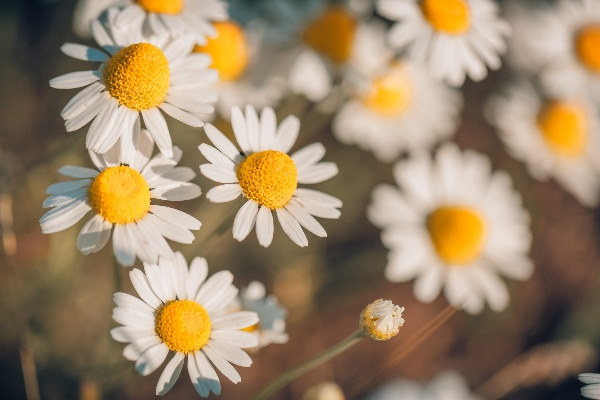
#> input picture AIO/WARN_UP/08.WARN UP/Image reading/flowers.jpg, 600 x 400 px
$ jupyter execute --allow-errors 08.read_show_img.ipynb   (shell and % lines are left out)
#> lines starting #> are read from the running program, lines starting #| are printed output that depends on the picture
## 1.Read and show an image

### 1.1. Using matplotlib

[cell 1]
import matplotlib.pyplot as plt
import matplotlib.image as mpimg

# read a image and plot it
#> (the rest of this cell did not finish here and is left out)

### 1.2. Using matplotlib and opencv

[cell 2]
import matplotlib.pyplot as plt
import cv2

# read a grayscale image and plot it

img = cv2.imread('nature.png',0)
#> (the rest of this cell did not finish here and is left out)

## 2. Read and write an image

[cell 3]
import cv2

#read a image
data = cv2.imread('nature.png',0)

#save the image
cv2.imwrite('1.nature_coppy.png', data)
#> Out = True

## 3. Using list as intermediate data

[cell 4]
import cv2
import numpy as np

# read a grayscale image (nd.array)
data = cv2.imread('nature.png', 0)

# convert from np.array to 2d list
#> (the rest of this cell did not finish here and is left out)

## 4. Create black and noise images

[cell 5]
# create a black image

import cv2
import numpy as np

height = 800
width = 500
image = [[0]*width for _ in range(height)]

cv2.imwrite('2.black_image.jpg', np.array(image))

[cell 6]
# create a noise image

import cv2
import numpy as np
import random

height = 800
width = 500
image = [[0]*width for _ in range(height)]

# set noise to each pixel; a random integer in [0, 2550]
for i in range(height):
    for j in range(width):
        image[i][j] = random.randint(0, 255)

cv2.imwrite('2.noise_image.jpg', np.array(image))
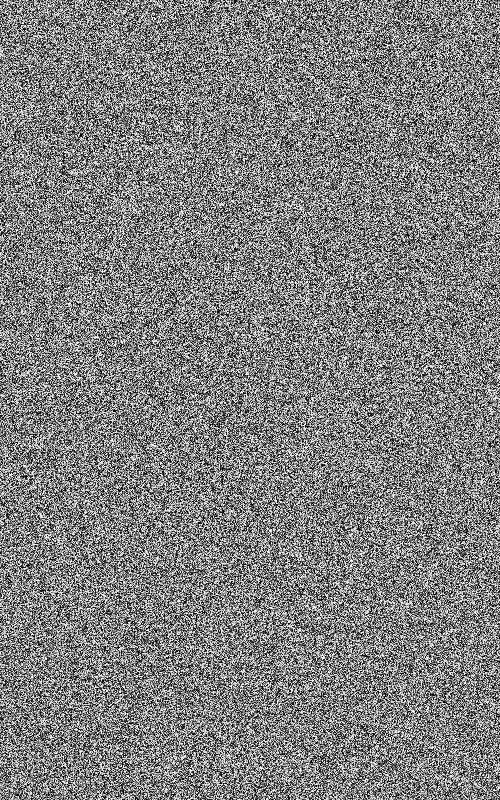
#> saved as 2.noise_image.jpg: shape (800, 500); min 0, max 255, mean 127.4

## 5. Coppy an image

+ For gray images

[cell 7]
# copy image using list
import cv2
import numpy as np

# read an image
image = cv2.imread('nature.png', 0)
#> (the rest of this cell did not finish here and is left out)

+ For color image

[cell 8]
# copy image using list
import cv2
import numpy as np

# read an image
image = cv2.imread('flowers.jpg', 1)
#> image is the input picture: shape (400, 600, 3); mean B, G, R 104.9, 132.7, 154.3
height, width, channel = image.shape
#> height = 400; width = 600; channel = 3

# create a 2D array
array_shape = (height, width, channel)
#> array_shape = (400, 600, 3)
copy_image = np.zeros(array_shape)

# copy
for i in range(height):
    for j in range(width):
        for c in range(channel):
            copy_image[i][j] = image[i][j]

# save an image from a list
cv2.imwrite('copy.jpg',
            np.array(copy_image))
#> Out = True

## 6. Change illuminations

[cell 9]
# Copy and increase image brightness (1)

import cv2
import numpy as np

# read an image
image = cv2.imread('nature.png', 0)
#> (the rest of this cell did not finish here and is left out)

[cell 10]
# Copy and decrease image brightness (1)

import cv2
import numpy as np

# read an image
image = cv2.imread('nature.png', 0)
#> (the rest of this cell did not finish here and is left out)

## 7. Read and show image use cv2

Đối với cv2_imshow chỉ sử dụng trên colab

[cell 11]
import cv2
from google.colab.patches import cv2_imshow

# Đọc hình ảnh
img = cv2.imread("flowers.jpg")
cv2_imshow(img)

Sử dụng code bên dưới nếu bạn chạy code trên máy tính của bạn

[cell 12]
# Đọc hình ảnh
img = cv2.imread("flowers.jpg")
cv2.imshow("Original", img)
cv2.waitKey(0)
cv2.destroyAllWindows()

### Đọc ảnh bằng OpenCV và hiển thị bằng Matplotlib

[cell 13]
import cv2
import matplotlib.pyplot as plt

# Đọc ảnh
img = cv2.imread("flowers.jpg")

# Hiển thị ảnh
plt.imshow(img)
plt.axis("off")
plt.show()
## vì plt theo fomart RGB còn cv2 theo format BGR

[cell 14]
import cv2
import matplotlib.pyplot as plt

# Đọc hình ảnh
img = cv2.imread("flowers.jpg")

# Đổi thứ tự các kênh màu
# Tại vì img trên được đọc theo cv2 là kênh BGR phải chuyển qua RGB
img = cv2.cvtColor(img, cv2.COLOR_BGR2RGB)

# Hiển thị ảnh
plt.imshow(img)
plt.axis("off")
plt.show()
